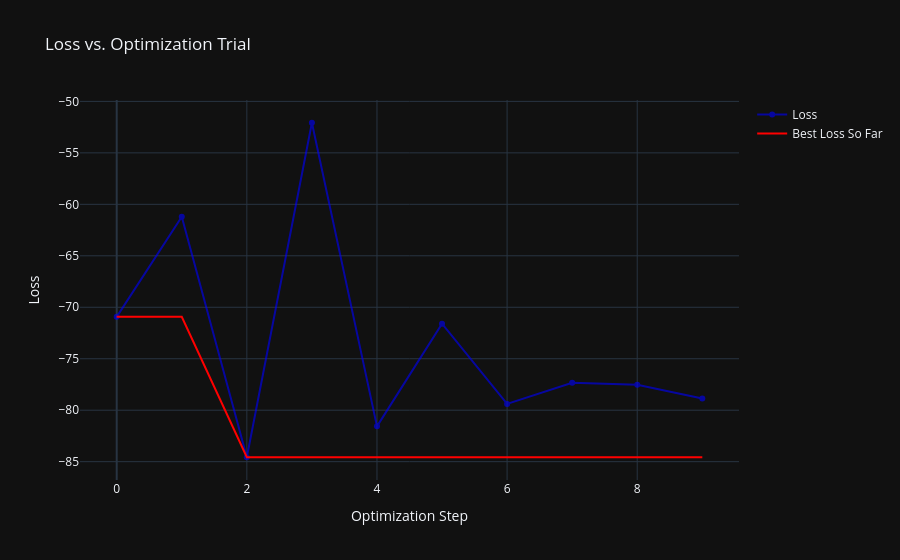

The notebook cell saved with this chart:
### Code cell
circuit_optimizer.plot_score(save_path=project_setup_yaml.parent / "loss_curve.html", show=True)

### Figure 1 — Plotly figure (JSON) as saved in the notebook; plotly's stock layout.template omitted (floating-point values rounded to 4 significant figures)
{"data": [{"line": {"color": "blue", "width": 2}, "mode": "markers+lines", "name": "Loss", "opacity": 0.6, "type": "scatter", "x": [0, 1, 2, 3, 4, 5, 6, 7, 8, 9], "y": [-70.93, -61.21, -84.57, -52.07, -81.57, -71.59, -79.39, -77.33, -77.52, -78.85]}, {"line": {"color": "red", "width": 2}, "mode": "lines", "name": "Best Loss So Far", "type": "scatter", "x": [0, 1, 2, 3, 4, 5, 6, 7, 8, 9], "y": [-70.93, -70.93, -84.57, -84.57, -84.57, -84.57, -84.57, -84.57, -84.57, -84.57]}], "layout": {"showlegend": true, "title": {"text": "Loss vs. Optimization Trial"}, "xaxis": {"title": {"text": "Optimization Step"}}, "yaxis": {"title": {"text": "Loss"}}}}
